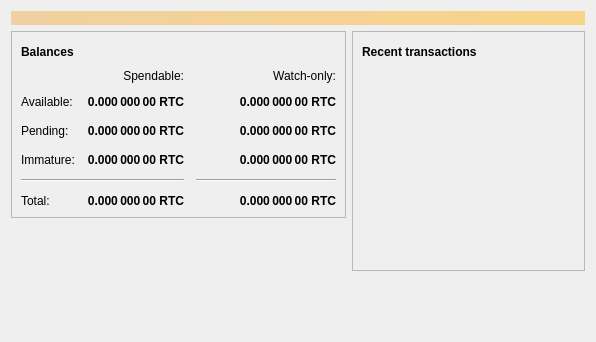
<?xml version="1.0" encoding="UTF-8"?>
<ui version="4.0">
 <class>OverviewPage</class>
 <widget class="QWidget" name="OverviewPage">
  <property name="geometry">
   <rect>
    <x>0</x>
    <y>0</y>
    <width>596</width>
    <height>342</height>
   </rect>
  </property>
  <property name="windowTitle">
   <string>Form</string>
  </property>
  <layout class="QVBoxLayout" name="topLayout">
   <item>
    <widget class="QLabel" name="labelAlerts">
     <property name="visible">
      <bool>false</bool>
     </property>
     <property name="styleSheet">
      <string notr="true">QLabel { background-color: qlineargradient(x1: 0, y1: 0, x2: 1, y2: 0, stop:0 #F0D0A0, stop:1 #F8D488); color:#000000; }</string>
     </property>
     <property name="wordWrap">
      <bool>true</bool>
     </property>
     <property name="margin">
      <number>3</number>
     </property>
     <property name="textInteractionFlags">
      <set>Qt::TextSelectableByMouse</set>
     </property>
    </widget>
   </item>
   <item>
    <layout class="QHBoxLayout" name="horizontalLayout" stretch="1,1">
     <item>
      <layout class="QVBoxLayout" name="verticalLayout_2">
       <item>
        <widget class="QFrame" name="frame">
         <property name="frameShape">
          <enum>QFrame::StyledPanel</enum>
         </property>
         <property name="frameShadow">
          <enum>QFrame::Raised</enum>
         </property>
         <layout class="QVBoxLayout" name="verticalLayout_4">
          <item>
           <layout class="QHBoxLayout" name="horizontalLayout_4">
            <item>
             <widget class="QLabel" name="label_5">
              <property name="font">
               <font>
                <weight>75</weight>
                <bold>true</bold>
               </font>
              </property>
              <property name="text">
               <string>Balances</string>
              </property>
             </widget>
            </item>
            <item>
             <widget class="QPushButton" name="labelWalletStatus">
              <property name="enabled">
               <bool>true</bool>
              </property>
              <property name="maximumSize">
               <size>
                <width>30</width>
                <height>16777215</height>
               </size>
              </property>
              <property name="toolTip">
               <string>The displayed information may be out of date. Your wallet automatically synchronizes with the Riscoin network after a connection is established, but this process has not completed yet.</string>
              </property>
              <property name="text">
               <string/>
              </property>
              <property name="icon">
               <iconset resource="../bitcoin.qrc">
                <normaloff>:/icons/warning</normaloff>
                <disabledoff>:/icons/warning</disabledoff>:/icons/warning</iconset>
              </property>
              <property name="iconSize">
               <size>
                <width>24</width>
                <height>24</height>
               </size>
              </property>
              <property name="flat">
               <bool>true</bool>
              </property>
             </widget>
            </item>
            <item>
             <spacer name="horizontalSpacer_3">
              <property name="orientation">
               <enum>Qt::Horizontal</enum>
              </property>
              <property name="sizeHint" stdset="0">
               <size>
                <width>40</width>
                <height>20</height>
               </size>
              </property>
             </spacer>
            </item>
           </layout>
          </item>
          <item>
           <layout class="QGridLayout" name="gridLayout">
            <property name="spacing">
             <number>12</number>
            </property>
            <item row="2" column="2">
             <widget class="QLabel" name="labelWatchPending">
              <property name="font">
               <font>
                <weight>75</weight>
                <bold>true</bold>
               </font>
              </property>
              <property name="cursor">
               <cursorShape>IBeamCursor</cursorShape>
              </property>
              <property name="toolTip">
               <string>Unconfirmed transactions to watch-only addresses</string>
              </property>
              <property name="text">
               <string notr="true">0.000 000 00 RTC</string>
              </property>
              <property name="alignment">
               <set>Qt::AlignRight|Qt::AlignTrailing|Qt::AlignVCenter</set>
              </property>
              <property name="textInteractionFlags">
               <set>Qt::LinksAccessibleByMouse|Qt::TextSelectableByKeyboard|Qt::TextSelectableByMouse</set>
              </property>
             </widget>
            </item>
            <item row="2" column="1">
             <widget class="QLabel" name="labelUnconfirmed">
              <property name="font">
               <font>
                <weight>75</weight>
                <bold>true</bold>
               </font>
              </property>
              <property name="cursor">
               <cursorShape>IBeamCursor</cursorShape>
              </property>
              <property name="toolTip">
               <string>Total of transactions that have yet to be confirmed, and do not yet count toward the spendable balance</string>
              </property>
              <property name="text">
               <string notr="true">0.000 000 00 RTC</string>
              </property>
              <property name="alignment">
               <set>Qt::AlignRight|Qt::AlignTrailing|Qt::AlignVCenter</set>
              </property>
              <property name="textInteractionFlags">
               <set>Qt::LinksAccessibleByMouse|Qt::TextSelectableByKeyboard|Qt::TextSelectableByMouse</set>
              </property>
             </widget>
            </item>
            <item row="3" column="2">
             <widget class="QLabel" name="labelWatchImmature">
              <property name="font">
               <font>
                <weight>75</weight>
                <bold>true</bold>
               </font>
              </property>
              <property name="cursor">
               <cursorShape>IBeamCursor</cursorShape>
              </property>
              <property name="toolTip">
               <string>Mined balance in watch-only addresses that has not yet matured</string>
              </property>
              <property name="text">
               <string notr="true">0.000 000 00 RTC</string>
              </property>
              <property name="alignment">
               <set>Qt::AlignRight|Qt::AlignTrailing|Qt::AlignVCenter</set>
              </property>
              <property name="textInteractionFlags">
               <set>Qt::LinksAccessibleByMouse|Qt::TextSelectableByKeyboard|Qt::TextSelectableByMouse</set>
              </property>
             </widget>
            </item>
            <item row="4" column="0" colspan="2">
             <widget class="Line" name="line">
              <property name="orientation">
               <enum>Qt::Horizontal</enum>
              </property>
             </widget>
            </item>
            <item row="4" column="2">
             <widget class="Line" name="lineWatchBalance">
              <property name="sizePolicy">
               <sizepolicy hsizetype="Preferred" vsizetype="Fixed">
                <horstretch>0</horstretch>
                <verstretch>0</verstretch>
               </sizepolicy>
              </property>
              <property name="minimumSize">
               <size>
                <width>140</width>
                <height>0</height>
               </size>
              </property>
              <property name="orientation">
               <enum>Qt::Horizontal</enum>
              </property>
             </widget>
            </item>
            <item row="5" column="0">
             <widget class="QLabel" name="labelTotalText">
              <property name="text">
               <string>Total:</string>
              </property>
             </widget>
            </item>
            <item row="3" column="1">
             <widget class="QLabel" name="labelImmature">
              <property name="font">
               <font>
                <weight>75</weight>
                <bold>true</bold>
               </font>
              </property>
              <property name="cursor">
               <cursorShape>IBeamCursor</cursorShape>
              </property>
              <property name="toolTip">
               <string>Mined balance that has not yet matured</string>
              </property>
              <property name="text">
               <string notr="true">0.000 000 00 RTC</string>
              </property>
              <property name="alignment">
               <set>Qt::AlignRight|Qt::AlignTrailing|Qt::AlignVCenter</set>
              </property>
              <property name="textInteractionFlags">
               <set>Qt::LinksAccessibleByMouse|Qt::TextSelectableByKeyboard|Qt::TextSelectableByMouse</set>
              </property>
             </widget>
            </item>
            <item row="2" column="3">
             <spacer name="horizontalSpacer_2">
              <property name="orientation">
               <enum>Qt::Horizontal</enum>
              </property>
              <property name="sizeHint" stdset="0">
               <size>
                <width>40</width>
                <height>20</height>
               </size>
              </property>
             </spacer>
            </item>
            <item row="3" column="0">
             <widget class="QLabel" name="labelImmatureText">
              <property name="text">
               <string>Immature:</string>
              </property>
             </widget>
            </item>
            <item row="5" column="1">
             <widget class="QLabel" name="labelTotal">
              <property name="font">
               <font>
                <weight>75</weight>
                <bold>true</bold>
               </font>
              </property>
              <property name="cursor">
               <cursorShape>IBeamCursor</cursorShape>
              </property>
              <property name="toolTip">
               <string>Your current total balance</string>
              </property>
              <property name="text">
               <string notr="true">0.000 000 00 RTC</string>
              </property>
              <property name="alignment">
               <set>Qt::AlignRight|Qt::AlignTrailing|Qt::AlignVCenter</set>
              </property>
              <property name="textInteractionFlags">
               <set>Qt::LinksAccessibleByMouse|Qt::TextSelectableByKeyboard|Qt::TextSelectableByMouse</set>
              </property>
             </widget>
            </item>
            <item row="5" column="2">
             <widget class="QLabel" name="labelWatchTotal">
              <property name="font">
               <font>
                <weight>75</weight>
                <bold>true</bold>
               </font>
              </property>
              <property name="cursor">
               <cursorShape>IBeamCursor</cursorShape>
              </property>
              <property name="toolTip">
               <string>Current total balance in watch-only addresses</string>
              </property>
              <property name="text">
               <string notr="true">0.000 000 00 RTC</string>
              </property>
              <property name="alignment">
               <set>Qt::AlignRight|Qt::AlignTrailing|Qt::AlignVCenter</set>
              </property>
              <property name="textInteractionFlags">
               <set>Qt::LinksAccessibleByMouse|Qt::TextSelectableByKeyboard|Qt::TextSelectableByMouse</set>
              </property>
             </widget>
            </item>
            <item row="0" column="2">
             <widget class="QLabel" name="labelWatchonly">
              <property name="text">
               <string>Watch-only:</string>
              </property>
              <property name="alignment">
               <set>Qt::AlignRight|Qt::AlignTrailing|Qt::AlignVCenter</set>
              </property>
             </widget>
            </item>
            <item row="1" column="0">
             <widget class="QLabel" name="labelBalanceText">
              <property name="text">
               <string>Available:</string>
              </property>
             </widget>
            </item>
            <item row="1" column="1">
             <widget class="QLabel" name="labelBalance">
              <property name="font">
               <font>
                <weight>75</weight>
                <bold>true</bold>
               </font>
              </property>
              <property name="cursor">
               <cursorShape>IBeamCursor</cursorShape>
              </property>
              <property name="toolTip">
               <string>Your current spendable balance</string>
              </property>
              <property name="text">
               <string notr="true">0.000 000 00 RTC</string>
              </property>
              <property name="alignment">
               <set>Qt::AlignRight|Qt::AlignTrailing|Qt::AlignVCenter</set>
              </property>
              <property name="textInteractionFlags">
               <set>Qt::LinksAccessibleByMouse|Qt::TextSelectableByKeyboard|Qt::TextSelectableByMouse</set>
              </property>
             </widget>
            </item>
            <item row="1" column="2">
             <widget class="QLabel" name="labelWatchAvailable">
              <property name="font">
               <font>
                <weight>75</weight>
                <bold>true</bold>
               </font>
              </property>
              <property name="cursor">
               <cursorShape>IBeamCursor</cursorShape>
              </property>
              <property name="toolTip">
               <string>Your current balance in watch-only addresses</string>
              </property>
              <property name="text">
               <string notr="true">0.000 000 00 RTC</string>
              </property>
              <property name="alignment">
               <set>Qt::AlignRight|Qt::AlignTrailing|Qt::AlignVCenter</set>
              </property>
              <property name="textInteractionFlags">
               <set>Qt::LinksAccessibleByMouse|Qt::TextSelectableByKeyboard|Qt::TextSelectableByMouse</set>
              </property>
             </widget>
            </item>
            <item row="2" column="0">
             <widget class="QLabel" name="labelPendingText">
              <property name="text">
               <string>Pending:</string>
              </property>
             </widget>
            </item>
            <item row="0" column="1">
             <widget class="QLabel" name="labelSpendable">
              <property name="text">
               <string>Spendable:</string>
              </property>
              <property name="alignment">
               <set>Qt::AlignRight|Qt::AlignTrailing|Qt::AlignVCenter</set>
              </property>
             </widget>
            </item>
           </layout>
          </item>
         </layout>
        </widget>
       </item>
       <item>
        <spacer name="verticalSpacer">
         <property name="orientation">
          <enum>Qt::Vertical</enum>
         </property>
         <property name="sizeHint" stdset="0">
          <size>
           <width>20</width>
           <height>40</height>
          </size>
         </property>
        </spacer>
       </item>
      </layout>
     </item>
     <item>
      <layout class="QVBoxLayout" name="verticalLayout_3">
       <item>
        <widget class="QFrame" name="frame_2">
         <property name="frameShape">
          <enum>QFrame::StyledPanel</enum>
         </property>
         <property name="frameShadow">
          <enum>QFrame::Raised</enum>
         </property>
         <layout class="QVBoxLayout" name="verticalLayout">
          <item>
           <layout class="QHBoxLayout" name="horizontalLayout_2">
            <item>
             <widget class="QLabel" name="label_4">
              <property name="font">
               <font>
                <weight>75</weight>
                <bold>true</bold>
               </font>
              </property>
              <property name="text">
               <string>Recent transactions</string>
              </property>
             </widget>
            </item>
            <item>
             <widget class="QPushButton" name="labelTransactionsStatus">
              <property name="enabled">
               <bool>true</bool>
              </property>
              <property name="maximumSize">
               <size>
                <width>30</width>
                <height>16777215</height>
               </size>
              </property>
              <property name="toolTip">
               <string>The displayed information may be out of date. Your wallet automatically synchronizes with the Riscoin network after a connection is established, but this process has not completed yet.</string>
              </property>
              <property name="text">
               <string/>
              </property>
              <property name="icon">
               <iconset resource="../bitcoin.qrc">
                <normaloff>:/icons/warning</normaloff>
                <disabledoff>:/icons/warning</disabledoff>:/icons/warning</iconset>
              </property>
              <property name="iconSize">
               <size>
                <width>24</width>
                <height>24</height>
               </size>
              </property>
              <property name="flat">
               <bool>true</bool>
              </property>
             </widget>
            </item>
            <item>
             <spacer name="horizontalSpacer">
              <property name="orientation">
               <enum>Qt::Horizontal</enum>
              </property>
              <property name="sizeHint" stdset="0">
               <size>
                <width>40</width>
                <height>20</height>
               </size>
              </property>
             </spacer>
            </item>
           </layout>
          </item>
          <item>
           <widget class="QListView" name="listTransactions">
            <property name="styleSheet">
             <string notr="true">QListView { background: transparent; }</string>
            </property>
            <property name="frameShape">
             <enum>QFrame::NoFrame</enum>
            </property>
            <property name="verticalScrollBarPolicy">
             <enum>Qt::ScrollBarAlwaysOff</enum>
            </property>
            <property name="horizontalScrollBarPolicy">
             <enum>Qt::ScrollBarAlwaysOff</enum>
            </property>
            <property name="selectionMode">
             <enum>QAbstractItemView::NoSelection</enum>
            </property>
           </widget>
          </item>
         </layout>
        </widget>
       </item>
       <item>
        <spacer name="verticalSpacer_2">
         <property name="orientation">
          <enum>Qt::Vertical</enum>
         </property>
         <property name="sizeHint" stdset="0">
          <size>
           <width>20</width>
           <height>40</height>
          </size>
         </property>
        </spacer>
       </item>
      </layout>
     </item>
    </layout>
   </item>
  </layout>
 </widget>
 <resources/>
 <connections/>
</ui>
